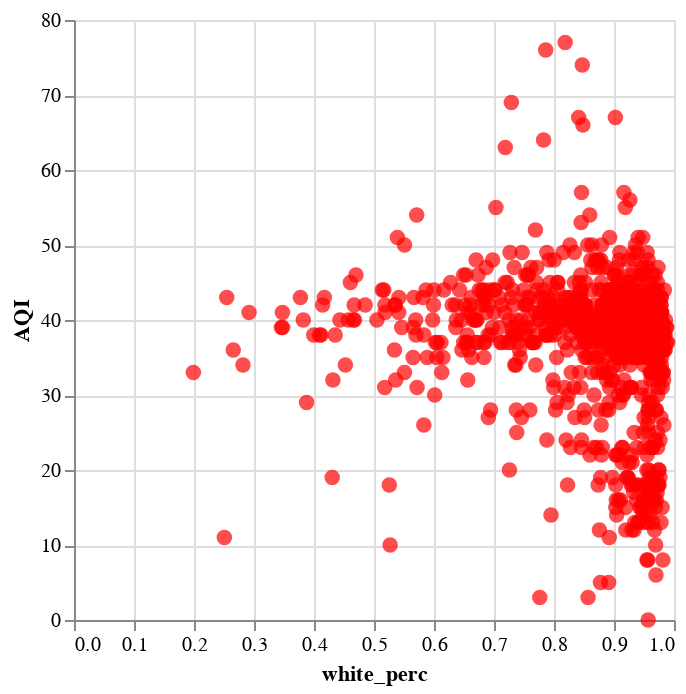

This figure's notebook cell:
### Code cell
white

### Figure 1 — Vega-Lite specification as saved in the notebook (floating-point values rounded to 4 significant figures; data arrays with more than 128 entries replaced by an {"elided": "..."} marker saying what was removed)
{"config": {"view": {"continuousWidth": 300, "continuousHeight": 300}}, "data": {"name": "data-974d8b3b1e05bf63a0fb5c0d7623912f"}, "mark": {"type": "circle", "color": "red", "size": 60}, "encoding": {"x": {"field": "white_perc", "type": "quantitative"}, "y": {"field": "AQI", "type": "quantitative"}}, "$schema": "https://vega.github.io/schema/vega-lite/v5.15.1.json", "datasets": {"data-974d8b3b1e05bf63a0fb5c0d7623912f": {"elided": "966 records"}}}
